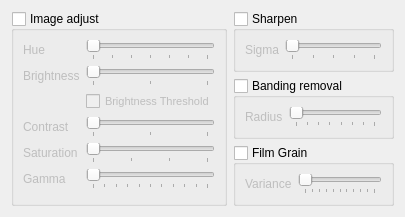
  <widget class="QWidget" name="tab">
   <attribute name="title">
    <string>Essential</string>
   </attribute>
   <layout class="QGridLayout" name="gridLayout_8">
    <item row="0" column="0" rowspan="3">
     <widget class="QGroupBox" name="adjustEnable">
      <property name="enabled">
       <bool>true</bool>
      </property>
      <property name="title">
       <string>Image adjust</string>
      </property>
      <property name="checkable">
       <bool>true</bool>
      </property>
      <property name="checked">
       <bool>false</bool>
      </property>
      <layout class="QGridLayout" name="gridLayout_6">
       <item row="0" column="0">
        <widget class="QLabel" name="label">
         <property name="text">
          <string>Hue</string>
         </property>
         <property name="buddy">
          <cstring>hueSlider</cstring>
         </property>
        </widget>
       </item>
       <item row="0" column="1">
        <widget class="QSlider" name="hueSlider">
         <property name="maximum">
          <number>360</number>
         </property>
         <property name="orientation">
          <enum>Qt::Horizontal</enum>
         </property>
         <property name="tickPosition">
          <enum>QSlider::TicksBelow</enum>
         </property>
         <property name="tickInterval">
          <number>60</number>
         </property>
        </widget>
       </item>
       <item row="1" column="0">
        <widget class="QLabel" name="label_3">
         <property name="text">
          <string>Brightness</string>
         </property>
         <property name="buddy">
          <cstring>brightnessSlider</cstring>
         </property>
        </widget>
       </item>
       <item row="1" column="1">
        <widget class="QSlider" name="brightnessSlider">
         <property name="maximum">
          <number>200</number>
         </property>
         <property name="orientation">
          <enum>Qt::Horizontal</enum>
         </property>
         <property name="tickPosition">
          <enum>QSlider::TicksBelow</enum>
         </property>
         <property name="tickInterval">
          <number>100</number>
         </property>
        </widget>
       </item>
       <item row="2" column="1">
        <widget class="QCheckBox" name="brightnessThresholdCheck">
         <property name="font">
          <font>
           <pointsize>8</pointsize>
          </font>
         </property>
         <property name="text">
          <string>Brightness Threshold</string>
         </property>
        </widget>
       </item>
       <item row="3" column="0">
        <widget class="QLabel" name="label_2">
         <property name="text">
          <string>Contrast</string>
         </property>
         <property name="buddy">
          <cstring>contrastSlider</cstring>
         </property>
        </widget>
       </item>
       <item row="3" column="1">
        <widget class="QSlider" name="contrastSlider">
         <property name="maximum">
          <number>200</number>
         </property>
         <property name="orientation">
          <enum>Qt::Horizontal</enum>
         </property>
         <property name="tickPosition">
          <enum>QSlider::TicksBelow</enum>
         </property>
         <property name="tickInterval">
          <number>100</number>
         </property>
        </widget>
       </item>
       <item row="4" column="0">
        <widget class="QLabel" name="label_4">
         <property name="text">
          <string>Saturation</string>
         </property>
         <property name="buddy">
          <cstring>saturationSlider</cstring>
         </property>
        </widget>
       </item>
       <item row="4" column="1">
        <widget class="QSlider" name="saturationSlider">
         <property name="maximum">
          <number>300</number>
         </property>
         <property name="orientation">
          <enum>Qt::Horizontal</enum>
         </property>
         <property name="tickPosition">
          <enum>QSlider::TicksBelow</enum>
         </property>
         <property name="tickInterval">
          <number>100</number>
         </property>
        </widget>
       </item>
       <item row="5" column="0">
        <widget class="QLabel" name="label_5">
         <property name="text">
          <string>Gamma</string>
         </property>
         <property name="buddy">
          <cstring>gammaSlider</cstring>
         </property>
        </widget>
       </item>
       <item row="5" column="1">
        <widget class="QSlider" name="gammaSlider">
         <property name="maximum">
          <number>1000</number>
         </property>
         <property name="orientation">
          <enum>Qt::Horizontal</enum>
         </property>
         <property name="tickPosition">
          <enum>QSlider::TicksBelow</enum>
         </property>
         <property name="tickInterval">
          <number>100</number>
         </property>
        </widget>
       </item>
      </layout>
     </widget>
    </item>
    <item row="0" column="1">
     <widget class="QGroupBox" name="sharpenEnable">
      <property name="title">
       <string>Sharpen</string>
      </property>
      <property name="checkable">
       <bool>true</bool>
      </property>
      <property name="checked">
       <bool>false</bool>
      </property>
      <layout class="QGridLayout">
       <item row="0" column="0">
        <widget class="QLabel" name="label_29">
         <property name="text">
          <string>Sigma</string>
         </property>
         <property name="buddy">
          <cstring>sharpenSigmaSlider</cstring>
         </property>
        </widget>
       </item>
       <item row="0" column="1">
        <widget class="QSlider" name="sharpenSigmaSlider">
         <property name="maximum">
          <number>200</number>
         </property>
         <property name="pageStep">
          <number>10</number>
         </property>
         <property name="orientation">
          <enum>Qt::Horizontal</enum>
         </property>
         <property name="tickPosition">
          <enum>QSlider::TicksBelow</enum>
         </property>
         <property name="tickInterval">
          <number>50</number>
         </property>
        </widget>
       </item>
      </layout>
     </widget>
    </item>
    <item row="1" column="1">
     <widget class="QGroupBox" name="gradfunEnable">
      <property name="title">
       <string>Banding removal</string>
      </property>
      <property name="checkable">
       <bool>true</bool>
      </property>
      <property name="checked">
       <bool>false</bool>
      </property>
      <layout class="QGridLayout" name="gridLayout_2">
       <item row="0" column="0">
        <widget class="QLabel" name="label_32">
         <property name="text">
          <string>Radius</string>
         </property>
         <property name="buddy">
          <cstring>gradfunRadiusSlider</cstring>
         </property>
        </widget>
       </item>
       <item row="0" column="1">
        <widget class="QSlider" name="gradfunRadiusSlider">
         <property name="minimum">
          <number>4</number>
         </property>
         <property name="maximum">
          <number>32</number>
         </property>
         <property name="pageStep">
          <number>4</number>
         </property>
         <property name="orientation">
          <enum>Qt::Horizontal</enum>
         </property>
         <property name="tickPosition">
          <enum>QSlider::TicksBelow</enum>
         </property>
         <property name="tickInterval">
          <number>4</number>
         </property>
        </widget>
       </item>
      </layout>
     </widget>
    </item>
    <item row="2" column="1">
     <widget class="QGroupBox" name="grainEnable">
      <property name="title">
       <string>Film Grain</string>
      </property>
      <property name="checkable">
       <bool>true</bool>
      </property>
      <property name="checked">
       <bool>false</bool>
      </property>
      <layout class="QGridLayout" name="gridLayout_4">
       <item row="0" column="0">
        <widget class="QLabel" name="label_50">
         <property name="text">
          <string>Variance</string>
         </property>
         <property name="buddy">
          <cstring>grainVarianceSlider</cstring>
         </property>
        </widget>
       </item>
       <item row="0" column="1">
        <widget class="QSlider" name="grainVarianceSlider">
         <property name="minimum">
          <number>0</number>
         </property>
         <property name="maximum">
          <number>40</number>
         </property>
         <property name="pageStep">
          <number>4</number>
         </property>
         <property name="orientation">
          <enum>Qt::Horizontal</enum>
         </property>
         <property name="tickPosition">
          <enum>QSlider::TicksBelow</enum>
         </property>
         <property name="tickInterval">
          <number>4</number>
         </property>
        </widget>
       </item>
      </layout>
     </widget>
    </item>
   </layout>
  </widget>
